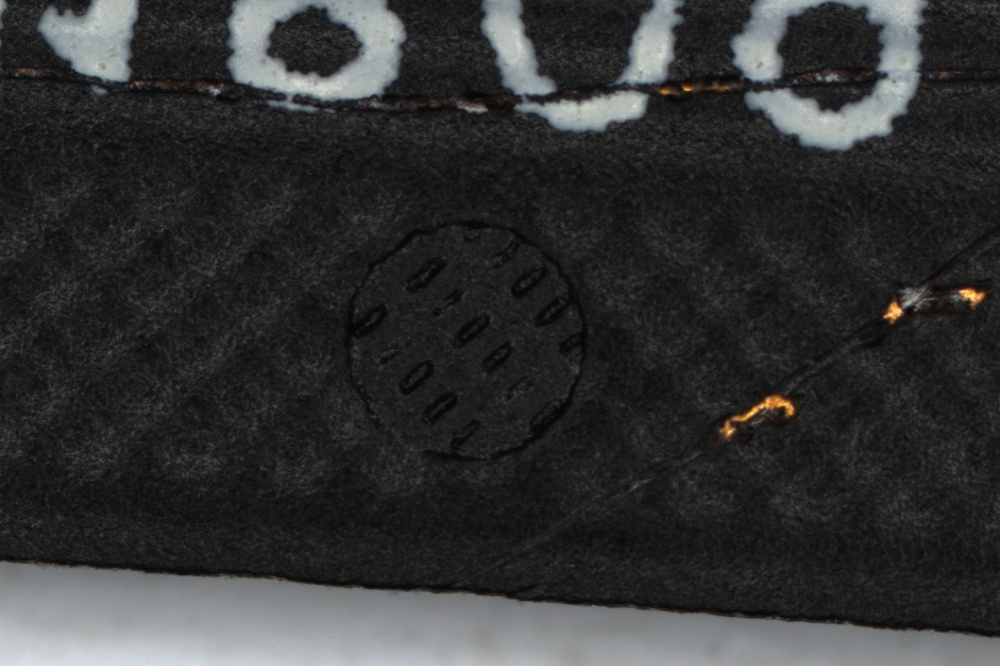
#> input picture image/fpccrease_test.jpg, 1000 x 666 px, shrunk from 1382 x 921 before the run; its folder holds only this picture in this run
$ python -i image_expand.py   (imports and definitions only)
#> lines starting #> are read from the running program, lines starting #| are printed output that depends on the picture
from PIL import Image
import numpy as np
import matplotlib.pyplot as plt
import os
import random
import cv2


def random_crop(image, min_ratio=0.9, max_ratio=1.0):
    """
    对图片随机0.4~1.0比率大小的区域裁剪，保持长宽比不变
    :param image:原图
    :param min_ratio:
    :param max_ratio:
    :return:裁剪后图片
    """
    h, w = image.shape[:2]

    ratio = random.random()

    scale = min_ratio + ratio * (max_ratio - min_ratio)

    new_h = int(h * scale)
    new_w = int(w * scale)

    y = np.random.randint(0, h - new_h)
    x = np.random.randint(0, w - new_w)

    image = image[y:y + new_h, x:x + new_w, :]

    return image


def crop(image):
    """
    先随机水平翻转，再裁剪图片，并保存
    :param image:
    :return:
    """
    crop_times = 30    # 对于一张图随机裁剪20次，次数可修改
    for i in range(crop_times):
        axis = np.random.randint(low=-1, high=2)
        # axis 0 垂直翻转，1水平翻转 ，-1水平垂直翻转，2不翻转，各自以25%的可能性
        if axis != 2:
            image = cv2.flip(image, axis)
        image_trans = random_crop(image)
        image_trans = rotate(image_trans)
        try:
            image_name_new = image_name.split('.')[0]+'_crop_'+str(i)+'.jpg'
            cv2.imwrite(os.path.join(save_path, image_name_new), image_trans)
            print("{} success generated by {}, change to {}."
                  .format(image_name_new, "random_crop", image_trans.shape))
        except:
            print("error")

def rotate(image):
    h, w = image.shape[:2]
    center = (h/2, w/2)
    degree = (random.random()-0.5) * 90

    M = cv2.getRotationMatrix2D(center, degree, 1.0)
    image = cv2.warpAffine(image, M, (w, h))
    return image


# [21 lines not run here, left out]

>>> import cv2
>>> picture = cv2.imread('image/fpccrease_test.jpg')
#> picture is the input picture: shape (666, 1000, 3); mean B, G, R 51, 50.6, 49.9
>>> result = crop(picture)
#> the loop in crop, `for i in range(crop_times):` made 30 passes
#> pass 1, in crop, `image = cv2.flip(image, axis)`:
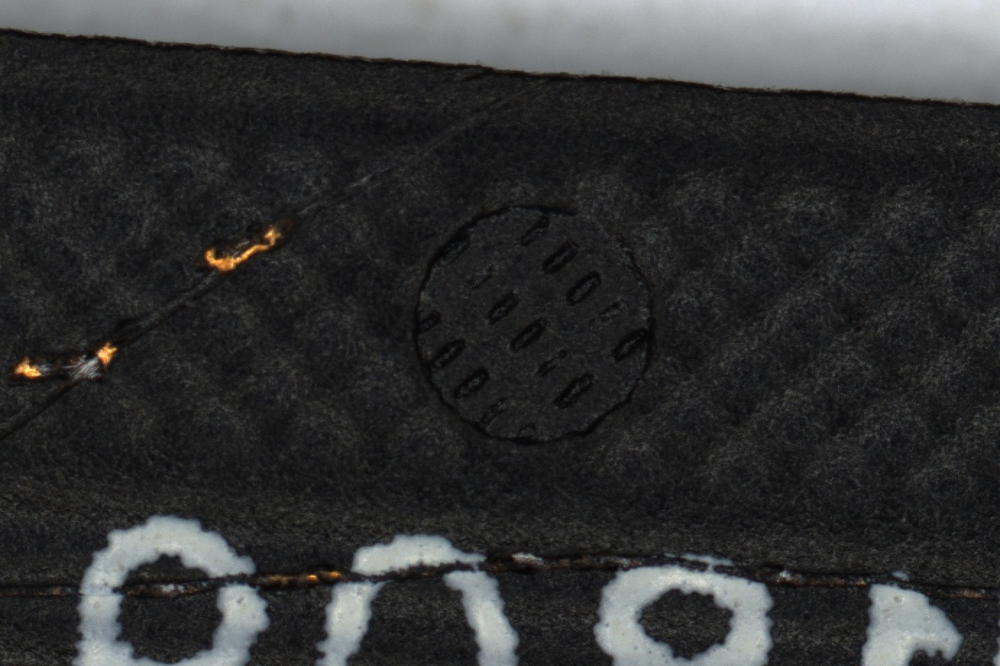
#> image: shape (666, 1000, 3); mean of channels 0, 1, 2 51, 50.6, 49.9; drawn as B, G, R
#> pass 1, in random_crop, `image = image[y:y + new_h, x:x + new_w, :]`:
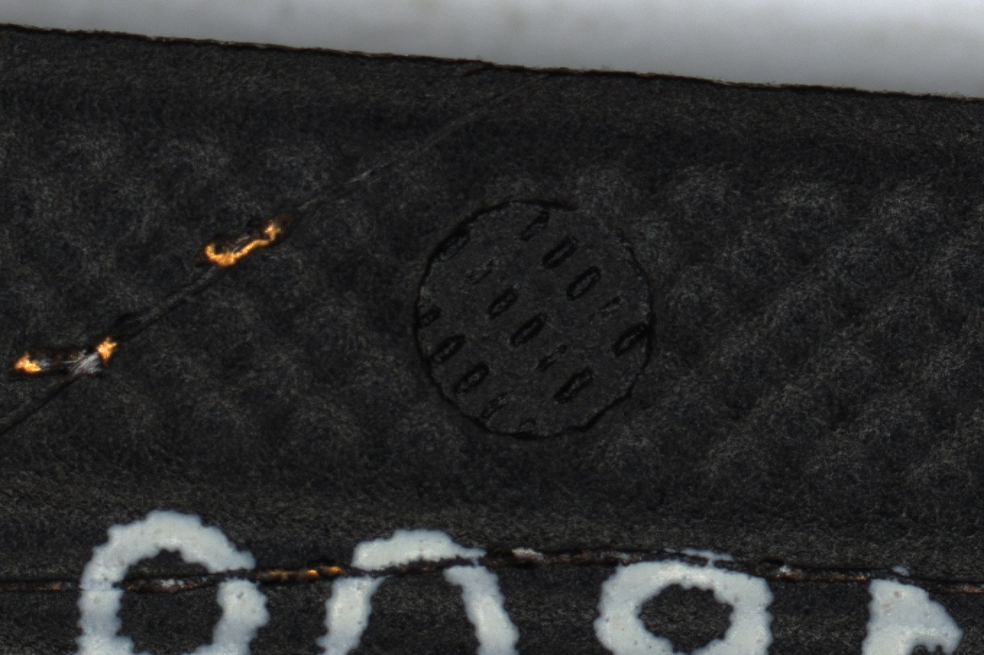
#> image: shape (655, 984, 3); mean of channels 0, 1, 2 49.6, 49.3, 48.6; drawn as B, G, R
#> pass 1, in rotate, `image = cv2.warpAffine(image, M, (w, h))`:
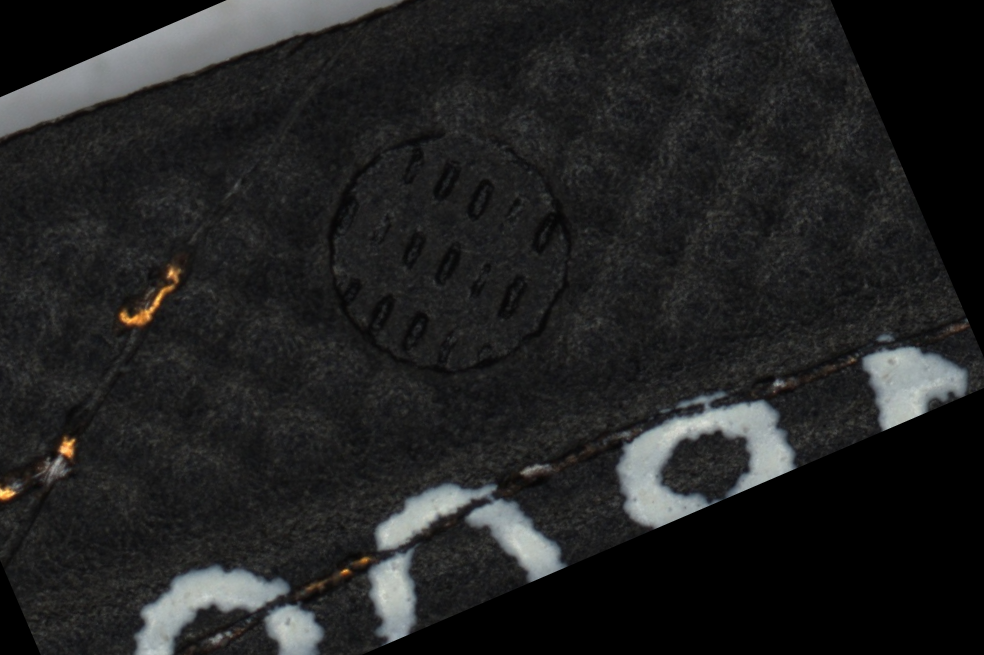
#> image: shape (655, 984, 3); mean of channels 0, 1, 2 34.4, 34.3, 33.8; drawn as B, G, R
#> pass 2, in crop, `image = cv2.flip(image, axis)`:
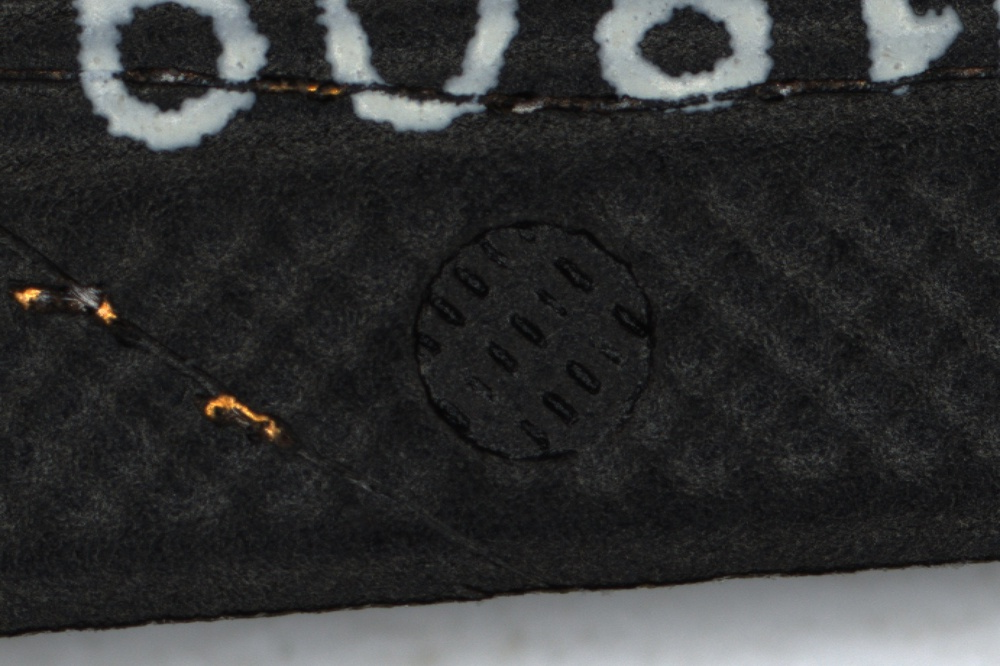
#> image: shape (666, 1000, 3); mean of channels 0, 1, 2 51, 50.6, 49.9; drawn as B, G, R
#> after the loop in crop, `for i in range(crop_times):`:
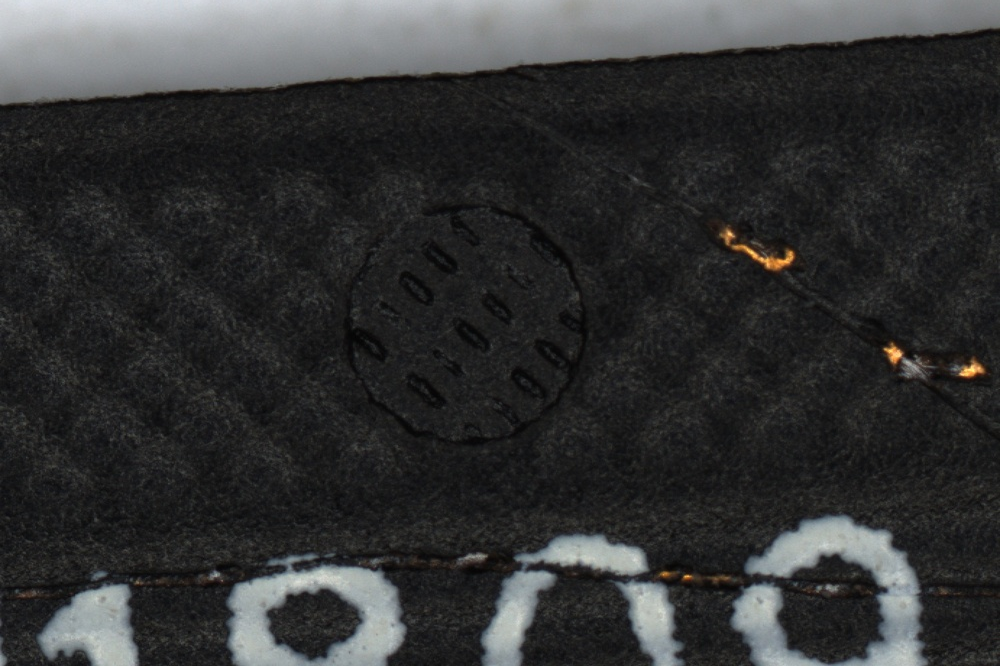
#> image: shape (666, 1000, 3); mean of channels 0, 1, 2 51, 50.6, 49.9; drawn as B, G, R

$ run again, on image/fpclutong_test.jpg
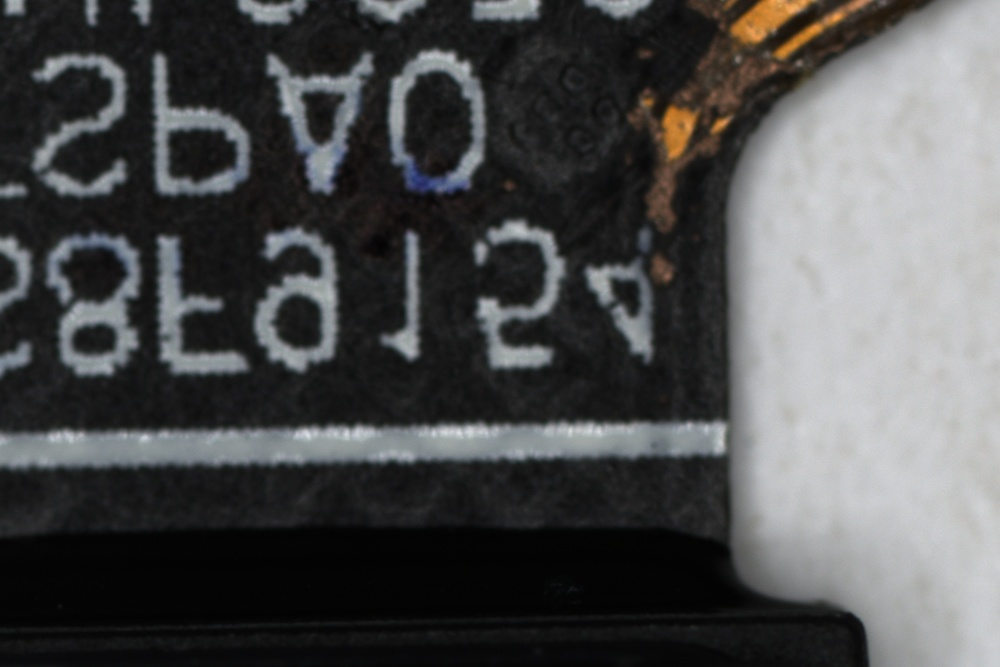
#> input picture image/fpclutong_test.jpg, 1000 x 667 px, shrunk from 1911 x 1274 before the run
#> picture is the input picture: shape (667, 1000, 3); mean B, G, R 76.9, 76.6, 76
#> the loop in crop, `for i in range(crop_times):` made 30 passes
#> pass 1, in rotate, `image = cv2.warpAffine(image, M, (w, h))`:
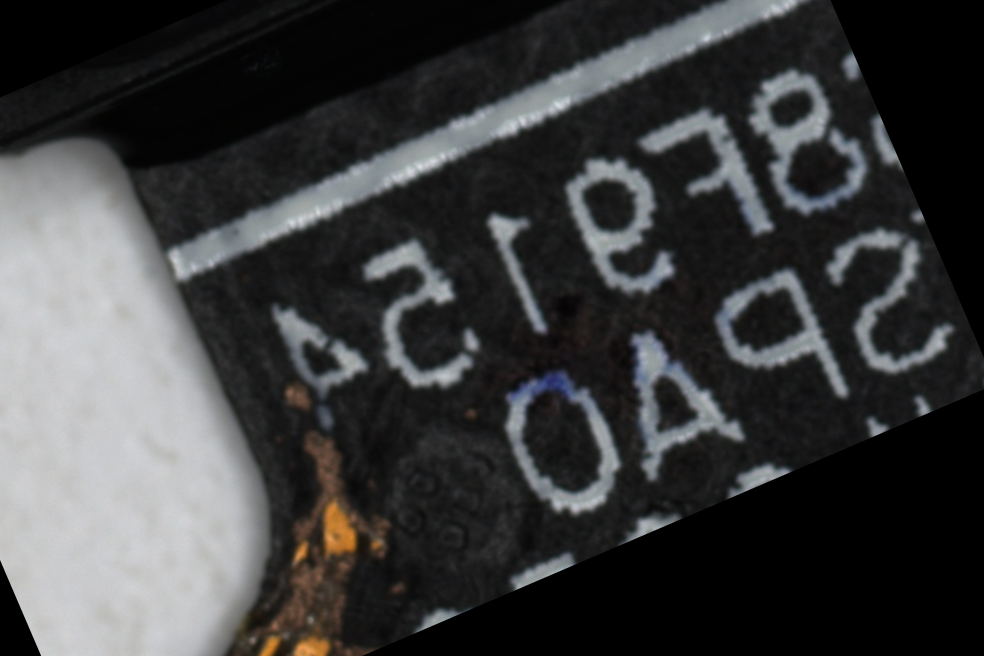
#> image: shape (656, 984, 3); mean of channels 0, 1, 2 61.3, 60.8, 60.1; drawn as B, G, R
#> after the loop in crop, `for i in range(crop_times):`:
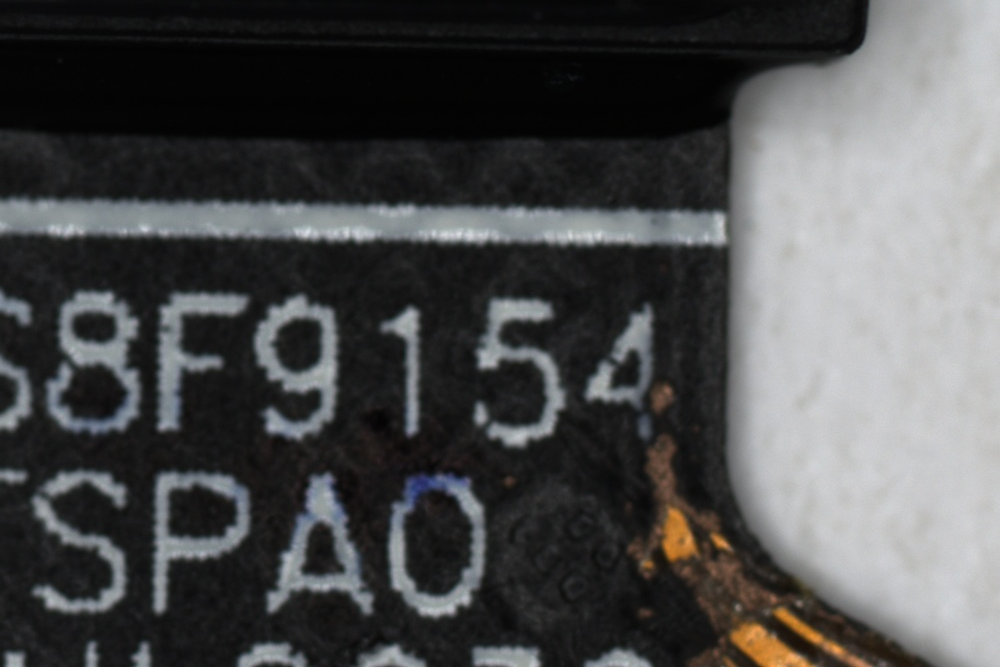
#> image: shape (667, 1000, 3); mean of channels 0, 1, 2 76.9, 76.6, 76; drawn as B, G, R
